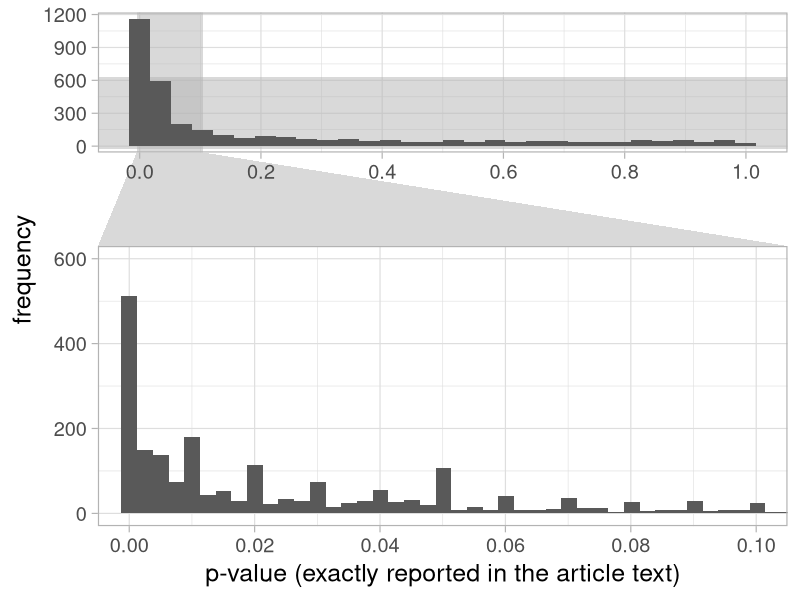
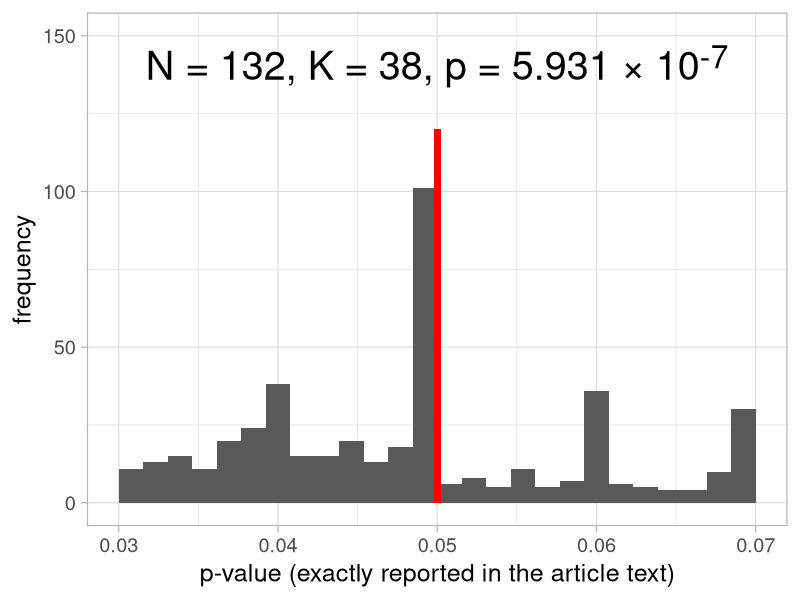
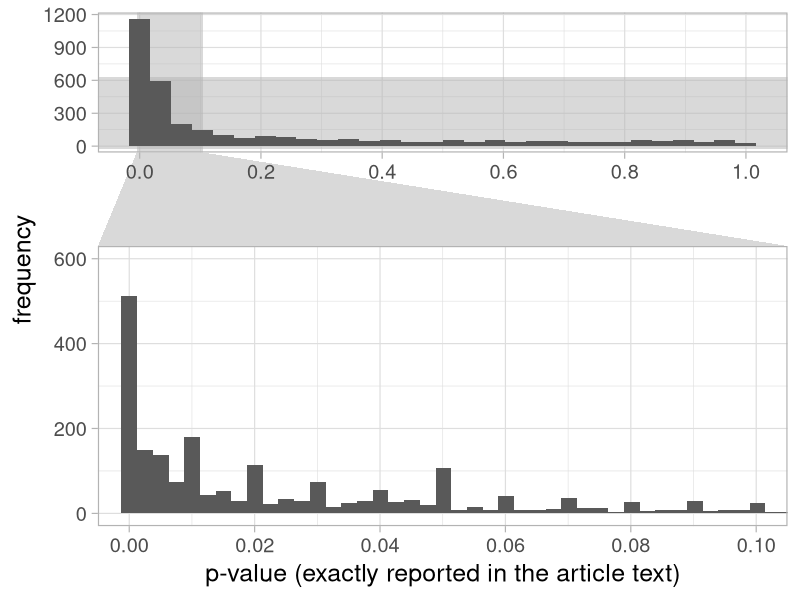
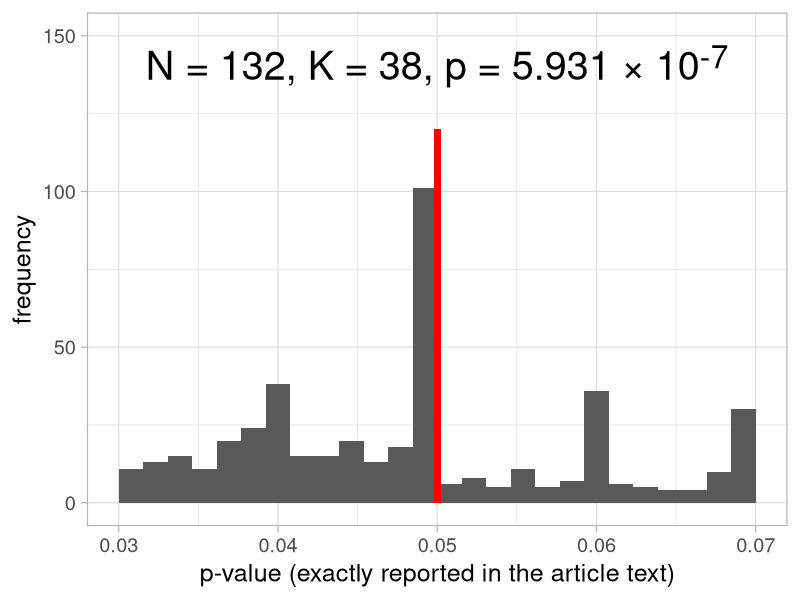

Recreate these plots in R, in order.
# https://github.com/chartgerink/dissertation/blob/master/02-peerj_reanalyzing.Rmd

# only on exactly reported values

library(tidyverse)

ft_df_ps_clean <-  read_csv("data/jas_p_values_only.csv")

# following http://phd.chjh.nl/distributions-of-p-values-between-01-05-in-psychology-what-is-going-on.html
# .03875-.04] and (.04875-.05

# and https://www.ncbi.nlm.nih.gov/pmc/articles/PMC4830257/
# their example is this: "For example, if 40 and 60 p-values are observed 
# in the intervals .04–.045 and .045–.05, respectively, then Pr = .6 
# and the binomial test results in p-value = .0284, suggesting evidence 
# for a bump below .05. "

confirming <- 
binom.test(40,
           100, 
           alternative = "less",
           p = 1/2)

ft_df_ps_clean_caliper <- 
  ft_df_ps_clean %>% 
  filter(reporting == "exact") %>% 
  mutate(in_caliper = ifelse(p_value %in% c(0.03875, 0.04000), "smaller", 
                             ifelse(p_value %in% c(0.04875, 0.05000), "larger", ""))) %>% 
  filter(in_caliper != "") %>% 
  count(in_caliper)

caliper_test_binom_test <- 
binom.test(ft_df_ps_clean_caliper$n[2],
           sum(ft_df_ps_clean_caliper$n), 
           p = 1/2,
           alternative = "less")

library(ggforce)

ft_df_ps_clean_zoom_plot_data <- 
ft_df_ps_clean %>% 
  filter(reporting == "exact") %>% 
  filter(p_value < 1,
         p_value > 0) 

# zoom facet
# from here: https://www.data-imaginist.com/2019/the-ggforce-awakens-again/
  ggplot() +
  geom_histogram(aes(p_value),
                 mutate(ft_df_ps_clean_zoom_plot_data,
                        z = FALSE),
                 bins = 30)  +
  geom_histogram(aes(p_value),
                 mutate(ft_df_ps_clean_zoom_plot_data,
                        z = TRUE),
                   bins = 400) +   
  facet_zoom(
    xlim = c(0, 0.1), 
    ylim = c(0, 600),
    zoom.data = z,
    horizontal = FALSE) +
  theme(zoom.y = element_blank(), 
        validate = FALSE) +
  scale_x_continuous(breaks = pretty) +
  theme_light(base_size = 18) +
  ylab("frequency") +
  xlab("p-value (exactly reported in the article text)")

ggsave("docs/jas_p_value_distribution.png",
       w = 14,
       h = 6,
       dpi = 600)

caliper_n <- unname(caliper_test_binom_test$parameter)
caliper_k <- unname(caliper_test_binom_test$statistic)
caliper_p <- round(unname(caliper_test_binom_test$p.value), 10)

df <- data.frame(
  x = 0.05,
  y = 140,
  label = paste0(  "N = ", caliper_n, 
                   ", K = ", caliper_k, 
                   ", p = ", knitr:::format_sci(caliper_p, 'html')  , "") 
)


library(ggtext)

ggplot(ft_df_ps_clean_zoom_plot_data) +
  aes(p_value) +
  geom_histogram(bins = 27)  +
  geom_segment(x = 0.05,
            xend = 0.05,
            y = 0,
            yend = 120,
             colour = "red",
            size = 2) +
  xlim(0.03, 0.07) +
  ylim(0, 150) +
  theme_minimal() +
  ylab("frequency") +
  xlab("p-value (exactly reported in the article text)") +
  geom_richtext(
    data = df,
    aes(x, y, 
        label = label),
    fill = NA, 
    label.color = NA,
    size = 10
  ) +
  theme_light(base_size = 18) 

ggsave("docs/jas_p_value_caliper_test.png",
       w = 14,
       h = 6,
       dpi = 600)



